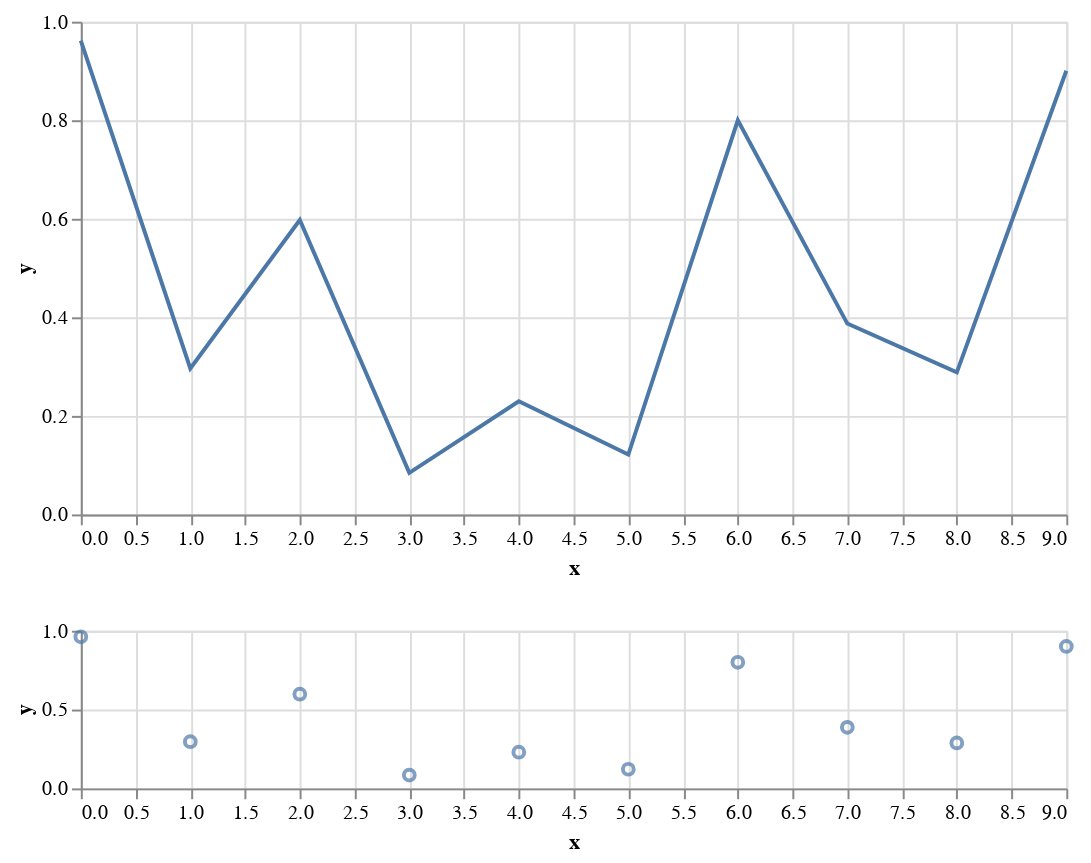

The cell this chart's notebook holds for it:
### Markdown cell above
## Vertikális összefűzés

### Code cell
upper = base.mark_line().properties(width=500, height=250)
lower = base.mark_point().properties(width=500, height=80)
upper & lower

### Figure 1 — Vega-Lite specification as saved in the notebook (floating-point values rounded to 4 significant figures)
{"config": {"view": {"continuousWidth": 400, "continuousHeight": 300}}, "vconcat": [{"mark": "line", "encoding": {"x": {"type": "quantitative", "field": "x"}, "y": {"type": "quantitative", "field": "y"}}, "height": 250, "width": 500}, {"mark": "point", "encoding": {"x": {"type": "quantitative", "field": "x"}, "y": {"type": "quantitative", "field": "y"}}, "height": 80, "width": 500}], "data": {"name": "data-31cd496368bfaa07792c744e81143826"}, "$schema": "https://vega.github.io/schema/vega-lite/v4.8.1.json", "datasets": {"data-31cd496368bfaa07792c744e81143826": [{"x": 0, "y": 0.9617}, {"x": 1, "y": 0.2962}, {"x": 2, "y": 0.5976}, {"x": 3, "y": 0.08449}, {"x": 4, "y": 0.2295}, {"x": 5, "y": 0.1214}, {"x": 6, "y": 0.7998}, {"x": 7, "y": 0.3873}, {"x": 8, "y": 0.2883}, {"x": 9, "y": 0.9004}]}}
